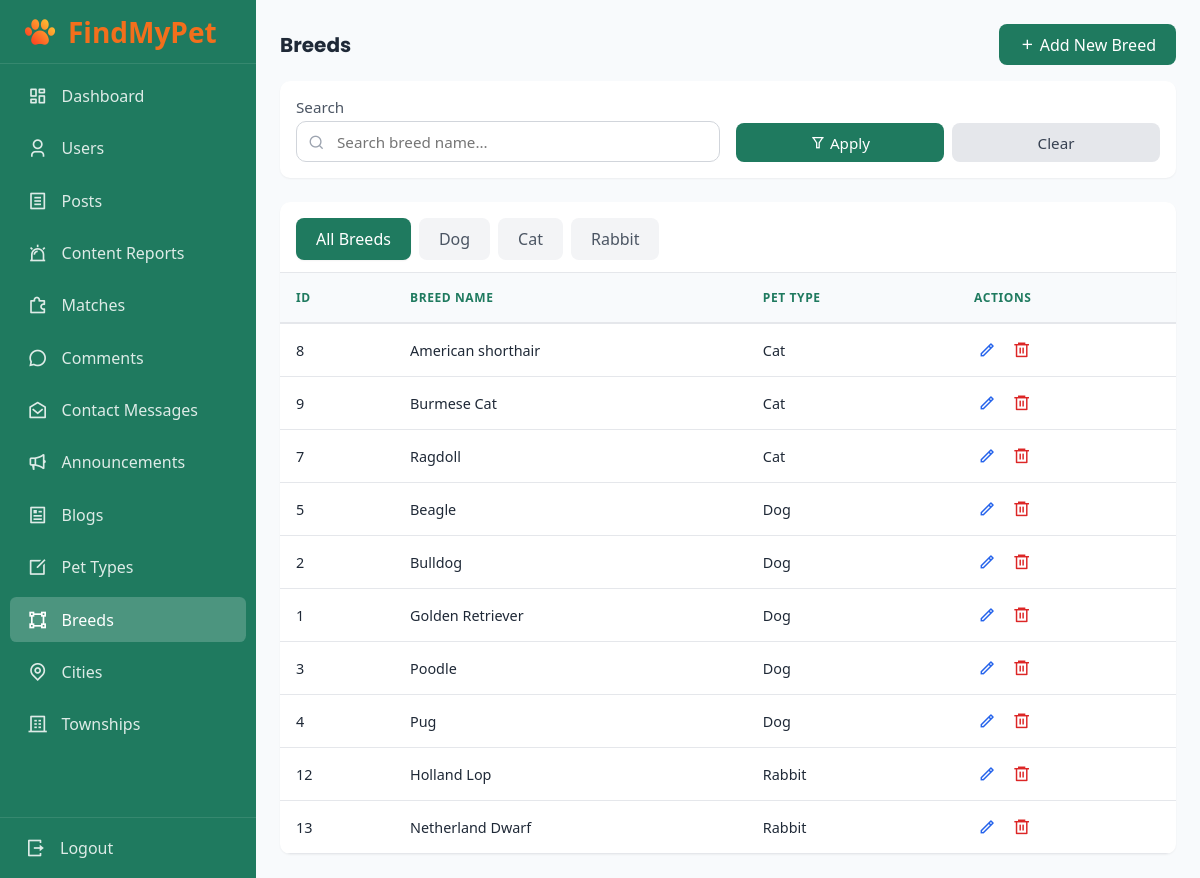
Screenshot of /admin/breeds.php (signed in) with the database file from the repository.
### tables this page shows
CREATE TABLE `breed` (
  `id` int(11) NOT NULL,
  `pet_type_id` int(11) NOT NULL,
  `breed_name` varchar(150) NOT NULL
);

CREATE TABLE `pet_type` (
  `id` int(11) NOT NULL,
  `type_name` varchar(50) NOT NULL
);

### database/functions.php (called while the page is built, shortened)
<?php
function getAll(PDO $pdo, $table)
{
    $sql = "SELECT * FROM $table";
    $stmt = $pdo->prepare($sql);
    $stmt->execute();
    $result = $stmt->fetchAll(PDO::FETCH_ASSOC);
    return $result;
}
function buildBreedFilters($search, $filter)
{
    $whereClauses = [];
    $params = [];
    return [
        'where' => empty($whereClauses)
            ? ''
            : 'WHERE ' . implode(' AND ', $whereClauses),
        'params' => $params
    ];
}
function getFilteredBreedsCount(PDO $pdo, $search = '', $filter = 'all')
{
    $filterData = buildBreedFilters($search, $filter);
    $sql = "SELECT COUNT(*) FROM breed b {$filterData['where']}";
    $stmt = $pdo->prepare($sql);
    $stmt->execute($filterData['params']);
    return $stmt->fetchColumn();
}
function getFilteredBreeds(PDO $pdo, $search = '', $filter = 'all', $limit = 10, $offset = 0)
{
    $filterData = buildBreedFilters($search, $filter);
    $sql = "SELECT b.*, pt.type_name
            FROM breed b
            JOIN pet_type pt ON b.pet_type_id = pt.id
            {$filterData['where']}
            ORDER BY pt.type_name ASC, b.breed_name ASC";
    if ($limit !== null && $offset !== null) {
        $sql .= " LIMIT " . (int)$limit . " OFFSET " . (int)$offset;
    }
    $stmt = $pdo->prepare($sql);
    $stmt->execute($filterData['params']);
    return $stmt->fetchAll(PDO::FETCH_ASSOC);
}

### admin/breeds.php (the view, shortened to what this page needs)
<?php
require_once "../database/functions.php";
$currentFilter = $_GET['filter'] ?? 'all';
$search = isset($_GET['search']) ? trim($_GET['search']) : '';
$perPage = 10;
$currentPage = isset($_GET['page']) && is_numeric($_GET['page']) && $_GET['page'] > 0 ? (int)$_GET['page'] : 1;
$offset = ($currentPage - 1) * $perPage;
$totalRecords = getFilteredBreedsCount($pdo, $search, $currentFilter);
$breeds = getFilteredBreeds($pdo, $search, $currentFilter, $perPage, $offset);
$petTypes = getAll($pdo, 'pet_type');
?>
<!DOCTYPE html>
<html lang="en">
<head>
    <link rel="stylesheet" href="../assets/css/style.css">
    <link rel="stylesheet" href="../assets/css/admin.css">
    <link href="https://cdn.jsdelivr.net/npm/remixicon@4.9.0/fonts/remixicon.css" rel="stylesheet" />
</head>
<body class="admin-body">
    <aside id="sidebar">
        <div>
            <div class="logo-container">
                <img src="../uploads/logo.png" alt="Logo" class="sidebar-logo">
                <span>FindMyPet</span>
            </div>
        </div>
        <nav>
            <a href="dashboard.php" class="admin-sidebar-link">
                <i class="ri-dashboard-line"></i>
                <span>Dashboard</span>
            </a>
            <a href="users.php" class="admin-sidebar-link">
                <i class="ri-user-3-line"></i>
                <span>Users</span>
            </a>
            <a href="posts.php" class="admin-sidebar-link">
                <i class="ri-file-list-line"></i>
                <span>Posts</span>
            </a>
            <a href="reports.php" class="admin-sidebar-link">
                <i class="ri-alarm-warning-line"></i>
                <span>Content Reports</span>
            </a>
            <a href="matches.php" class="admin-sidebar-link">
                <i class="ri-puzzle-2-line"></i>
                <span>Matches</span>
            </a>
            <a href="comments.php" class="admin-sidebar-link">
                <i class="ri-chat-3-line"></i>
                <span>Comments</span>
            </a>
            <a href="messages.php" class="admin-sidebar-link">
                <i class="ri-mail-open-line"></i>
                <span>Contact Messages</span>
            </a>
            <a href="announcements.php" class="admin-sidebar-link">
                <i class="ri-megaphone-line"></i>
                <span>Announcements</span>
            </a>
            <a href="blogs.php" class="admin-sidebar-link">
                <i class="ri-article-line"></i>
                <span>Blogs</span>
            </a>
            <a href="pet_types.php" class="admin-sidebar-link">
                <i class="ri-edit-box-line"></i>
                <span>Pet Types</span>
            </a>
            <a href="breeds.php" class="admin-sidebar-link active">
                <i class="ri-shape-2-line"></i>
                <span>Breeds</span>
            </a>
            <a href="cities.php" class="admin-sidebar-link">
                <i class="ri-map-pin-line"></i>
                <span>Cities</span>
            </a>
            <a href="townships.php" class="admin-sidebar-link">
                <i class="ri-building-4-line"></i>
                <span>Townships</span>
            </a>
        </nav>
        <div>
            <a href="logout.php" class="admin-sidebar-link">
                <i class="ri-logout-box-r-line"></i>
                <span>Logout</span>
            </a>
        </div>
    </aside>
    <main class="admin-main">
        <section>
            <div class="admin-header">
                <div class="admin-header-left">
                    <h3 class="admin-header-title">Breeds</h3>
                </div>
                <div class="admin-header-right">
                    <button type="button" onclick="document.getElementById('addModal').classList.remove('is-hidden')" class="admin-btn admin-btn-primary primary-btn">
                        <i class="ri-add-line"></i>
                        <span>Add New Breed</span>
                    </button>
                </div>
            </div>
            <form method="GET" action="breeds.php" class="admin-filter-form">
                <div class="admin-form-grid search-grid">
                    <div class="admin-form-group">
                        <label class="admin-label">Search</label>
                        <div class="search-icon-wrapper">
                            <input type="text" name="search" placeholder="Search breed name..." class="admin-input-search" value="<?= htmlspecialchars($search) ?>">
                            <i class="ri-search-line"></i>
                        </div>
                    </div>
                    <div class="admin-form-group form-actions">
                        <button type="submit" class="admin-btn admin-btn-primary form-action-btn">
                            <i class="ri-filter-line"></i> Apply
                        </button>
                        <a href="breeds.php" class="admin-btn admin-btn-secondary form-action-btn">
                            Clear
                        </a>
                    </div>
                </div>
            </form>
            <div class="table-card">
                <div class="admin-tabs-container">
                    <div class="admin-tabs-wrapper">
                        <?php
                        $tabs = ['all' => 'All Breeds'];
                        foreach ($petTypes as $pt) {
                            $tabs[$pt['id']] = $pt['type_name'];
                        }
                        foreach ($tabs as $key => $label):
                            $tabParams = $_GET;
                            $tabParams['filter'] = $key;
                            $tabParams['page'] = 1;
                            $tabUrl = '?' . http_build_query($tabParams);
                        ?>
                            <a href="<?= $tabUrl ?>" class="admin-tab <?= $currentFilter == $key ? 'active' : '' ?>">
                                <?= htmlspecialchars($label) ?>
                            </a>
                        <?php endforeach; ?>
                    </div>
                </div>
                <div class="admin-table-wrapper">
                    <table class="admin-table">
                        <thead>
                            <tr>
                                <th>ID</th>
                                <th>Breed Name</th>
                                <th>Pet Type</th>
                                <th>Actions</th>
                            </tr>
                        </thead>
                        <tbody>
                            <?php if (count($breeds) > 0): ?>
                                <?php foreach ($breeds as $breedItem): ?>
                                    <tr>
                                        <td><?= $breedItem['id']; ?></td>
                                        <td class="td-name"><?= htmlspecialchars($breedItem['breed_name']); ?></td>
                                        <td><?= htmlspecialchars($breedItem['type_name']); ?></td>
                                        <td>
                                            <div class="admin-action-group">
                                                <button type="button"
                                                        class="admin-action-btn edit review-btn"
                                                        title="Edit"
                                                        onclick="openEditModal(<?= $breedItem['id'] ?>, <?= $breedItem['pet_type_id'] ?>, '<?= htmlspecialchars($breedItem['breed_name'], ENT_QUOTES) ?>')">
                                                    <i class="ri-pencil-line"></i>
                                                </button>
                                                <a href="delete_breed.php?id=<?= $breedItem['id']; ?>"
                                                   class="admin-action-btn delete"
                                                   title="Delete"
                                                   onclick="return confirm('Are you sure you want to delete this data?')">
                                                    <i class="ri-delete-bin-6-line"></i>
                                                </a>
                                            </div>
                                        </td>
                                    </tr>
                                <?php endforeach; ?>
                            <?php endif; ?>
                        </tbody>
                    </table>
                </div>
            </div>
        </section>
    </main>
</body>
</html>

### assets/css/style.css (style rules this page uses)
* { margin: 0; padding: 0; box-sizing: border-box; font-family: "Segoe UI", Tahoma, Geneva, Verdana, sans-serif; }
body { background-color: #f8fafc; }

### rows the page displays
breed: id "8", breed_name "American shorthair", pet_type.type_name "Cat"
breed: id "9", breed_name "Burmese Cat", pet_type.type_name "Cat"
breed: id "7", breed_name "Ragdoll", pet_type.type_name "Cat"
breed: id "5", breed_name "Beagle", pet_type.type_name "Dog"
breed: id "2", breed_name "Bulldog", pet_type.type_name "Dog"
breed: id "1", breed_name "Golden Retriever", pet_type.type_name "Dog"
breed: id "3", breed_name "Poodle", pet_type.type_name "Dog"
breed: id "4", breed_name "Pug", pet_type.type_name "Dog"
breed: id "12", breed_name "Holland Lop", pet_type.type_name "Rabbit"
breed: id "13", breed_name "Netherland Dwarf", pet_type.type_name "Rabbit"

### other values shown
$label "All Breeds"
$label "Dog"
$label "Cat"
$label "Rabbit"
